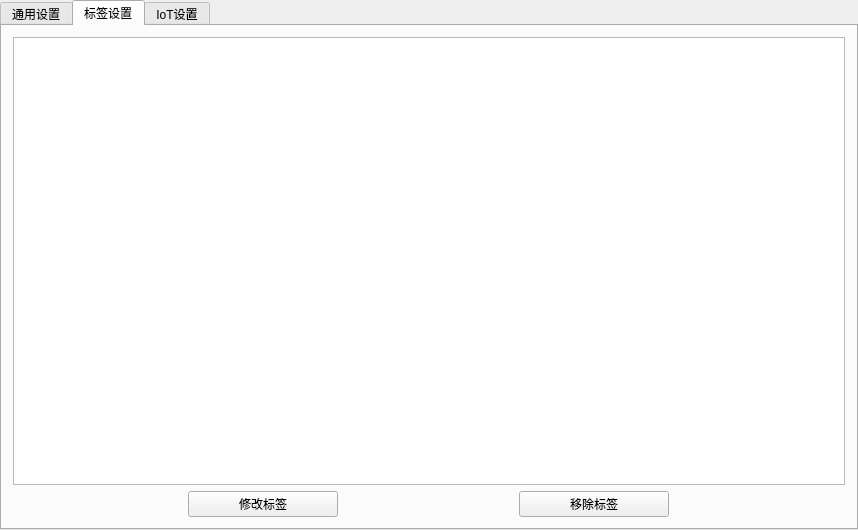
<?xml version="1.0" encoding="UTF-8"?>
<ui version="4.0">
 <class>iCfgPanel</class>
 <widget class="QTabWidget" name="iCfgPanel">
  <property name="geometry">
   <rect>
    <x>0</x>
    <y>0</y>
    <width>858</width>
    <height>530</height>
   </rect>
  </property>
  <property name="minimumSize">
   <size>
    <width>0</width>
    <height>0</height>
   </size>
  </property>
  <property name="windowTitle">
   <string>iCfgPanel</string>
  </property>
  <property name="currentIndex">
   <number>1</number>
  </property>
  <widget class="QWidget" name="tabGeneral">
   <attribute name="title">
    <string>通用设置</string>
   </attribute>
   <widget class="QGroupBox" name="groupBox">
    <property name="geometry">
     <rect>
      <x>10</x>
      <y>20</y>
      <width>501</width>
      <height>191</height>
     </rect>
    </property>
    <property name="title">
     <string>Rdm Settings</string>
    </property>
    <widget class="QLineEdit" name="leRdmNote">
     <property name="geometry">
      <rect>
       <x>200</x>
       <y>60</y>
       <width>171</width>
       <height>20</height>
      </rect>
     </property>
    </widget>
    <widget class="QLabel" name="label_2">
     <property name="geometry">
      <rect>
       <x>20</x>
       <y>60</y>
       <width>131</width>
       <height>16</height>
      </rect>
     </property>
     <property name="text">
      <string>Rdm Note:</string>
     </property>
    </widget>
    <widget class="QLabel" name="label">
     <property name="geometry">
      <rect>
       <x>20</x>
       <y>30</y>
       <width>131</width>
       <height>16</height>
      </rect>
     </property>
     <property name="text">
      <string>Rdm Name:</string>
     </property>
    </widget>
    <widget class="QLineEdit" name="leRdmName">
     <property name="geometry">
      <rect>
       <x>200</x>
       <y>30</y>
       <width>171</width>
       <height>20</height>
      </rect>
     </property>
    </widget>
    <widget class="QLineEdit" name="leComPort">
     <property name="geometry">
      <rect>
       <x>200</x>
       <y>90</y>
       <width>171</width>
       <height>20</height>
      </rect>
     </property>
    </widget>
    <widget class="QLabel" name="label_3">
     <property name="geometry">
      <rect>
       <x>20</x>
       <y>90</y>
       <width>131</width>
       <height>16</height>
      </rect>
     </property>
     <property name="text">
      <string>Com Port:</string>
     </property>
    </widget>
    <widget class="QLineEdit" name="leIPAddress">
     <property name="geometry">
      <rect>
       <x>200</x>
       <y>120</y>
       <width>171</width>
       <height>20</height>
      </rect>
     </property>
    </widget>
    <widget class="QLabel" name="label_15">
     <property name="geometry">
      <rect>
       <x>20</x>
       <y>120</y>
       <width>131</width>
       <height>16</height>
      </rect>
     </property>
     <property name="text">
      <string>IP Address:</string>
     </property>
    </widget>
   </widget>
   <widget class="QGroupBox" name="groupBox_3">
    <property name="geometry">
     <rect>
      <x>10</x>
      <y>220</y>
      <width>501</width>
      <height>211</height>
     </rect>
    </property>
    <property name="title">
     <string>Modbus Settings</string>
    </property>
    <widget class="QLabel" name="label_8">
     <property name="geometry">
      <rect>
       <x>20</x>
       <y>30</y>
       <width>101</width>
       <height>16</height>
      </rect>
     </property>
     <property name="text">
      <string>Type:</string>
     </property>
    </widget>
    <widget class="QComboBox" name="cbxMbType">
     <property name="geometry">
      <rect>
       <x>200</x>
       <y>30</y>
       <width>71</width>
       <height>22</height>
      </rect>
     </property>
     <item>
      <property name="text">
       <string>RTU</string>
      </property>
     </item>
     <item>
      <property name="text">
       <string>TCP</string>
      </property>
     </item>
    </widget>
    <widget class="QLabel" name="label_9">
     <property name="geometry">
      <rect>
       <x>310</x>
       <y>70</y>
       <width>71</width>
       <height>16</height>
      </rect>
     </property>
     <property name="text">
      <string>Com Port:</string>
     </property>
    </widget>
    <widget class="QLineEdit" name="leMbComPort">
     <property name="geometry">
      <rect>
       <x>390</x>
       <y>70</y>
       <width>71</width>
       <height>20</height>
      </rect>
     </property>
    </widget>
    <widget class="QLineEdit" name="leMbRtuAddr">
     <property name="geometry">
      <rect>
       <x>200</x>
       <y>70</y>
       <width>71</width>
       <height>20</height>
      </rect>
     </property>
    </widget>
    <widget class="QLabel" name="label_10">
     <property name="geometry">
      <rect>
       <x>20</x>
       <y>70</y>
       <width>121</width>
       <height>16</height>
      </rect>
     </property>
     <property name="text">
      <string>RTU Address:</string>
     </property>
    </widget>
    <widget class="QLabel" name="label_11">
     <property name="geometry">
      <rect>
       <x>20</x>
       <y>110</y>
       <width>111</width>
       <height>16</height>
      </rect>
     </property>
     <property name="text">
      <string>Baudrate:</string>
     </property>
    </widget>
    <widget class="QComboBox" name="cbxMbBaurate">
     <property name="geometry">
      <rect>
       <x>200</x>
       <y>110</y>
       <width>71</width>
       <height>22</height>
      </rect>
     </property>
     <item>
      <property name="text">
       <string>1200</string>
      </property>
     </item>
     <item>
      <property name="text">
       <string>2400</string>
      </property>
     </item>
     <item>
      <property name="text">
       <string>4800</string>
      </property>
     </item>
     <item>
      <property name="text">
       <string>9600</string>
      </property>
     </item>
     <item>
      <property name="text">
       <string>19200</string>
      </property>
     </item>
     <item>
      <property name="text">
       <string>38400</string>
      </property>
     </item>
     <item>
      <property name="text">
       <string>57600</string>
      </property>
     </item>
     <item>
      <property name="text">
       <string>115200</string>
      </property>
     </item>
    </widget>
    <widget class="QLineEdit" name="leMbTcpPort">
     <property name="geometry">
      <rect>
       <x>200</x>
       <y>150</y>
       <width>71</width>
       <height>20</height>
      </rect>
     </property>
    </widget>
    <widget class="QLabel" name="label_12">
     <property name="geometry">
      <rect>
       <x>20</x>
       <y>150</y>
       <width>131</width>
       <height>16</height>
      </rect>
     </property>
     <property name="text">
      <string>TCP Port:</string>
     </property>
    </widget>
    <widget class="QComboBox" name="cbxMbParity">
     <property name="geometry">
      <rect>
       <x>390</x>
       <y>110</y>
       <width>71</width>
       <height>22</height>
      </rect>
     </property>
     <item>
      <property name="text">
       <string>无校验</string>
      </property>
     </item>
     <item>
      <property name="text">
       <string>偶校验</string>
      </property>
     </item>
     <item>
      <property name="text">
       <string>奇校验</string>
      </property>
     </item>
    </widget>
    <widget class="QLabel" name="label_13">
     <property name="geometry">
      <rect>
       <x>310</x>
       <y>110</y>
       <width>61</width>
       <height>16</height>
      </rect>
     </property>
     <property name="text">
      <string>Parity：</string>
     </property>
    </widget>
   </widget>
  </widget>
  <widget class="QWidget" name="tabTags">
   <attribute name="title">
    <string>标签设置</string>
   </attribute>
   <layout class="QVBoxLayout" name="verticalLayout">
    <item>
     <widget class="QTableView" name="tableTags">
      <property name="selectionMode">
       <enum>QAbstractItemView::SingleSelection</enum>
      </property>
      <attribute name="horizontalHeaderVisible">
       <bool>false</bool>
      </attribute>
      <attribute name="verticalHeaderVisible">
       <bool>false</bool>
      </attribute>
     </widget>
    </item>
    <item>
     <layout class="QHBoxLayout" name="horizontalLayout">
      <item>
       <widget class="QPushButton" name="btnEditTag">
        <property name="maximumSize">
         <size>
          <width>150</width>
          <height>16777215</height>
         </size>
        </property>
        <property name="text">
         <string>修改标签</string>
        </property>
       </widget>
      </item>
      <item>
       <widget class="QPushButton" name="btnRemoveTag">
        <property name="minimumSize">
         <size>
          <width>0</width>
          <height>0</height>
         </size>
        </property>
        <property name="maximumSize">
         <size>
          <width>150</width>
          <height>16777215</height>
         </size>
        </property>
        <property name="text">
         <string>移除标签</string>
        </property>
       </widget>
      </item>
     </layout>
    </item>
   </layout>
  </widget>
  <widget class="QWidget" name="tabIot">
   <attribute name="title">
    <string>IoT设置</string>
   </attribute>
   <widget class="QGroupBox" name="groupBox_2">
    <property name="geometry">
     <rect>
      <x>30</x>
      <y>30</y>
      <width>511</width>
      <height>301</height>
     </rect>
    </property>
    <property name="title">
     <string>IoT</string>
    </property>
    <widget class="QLabel" name="label_4">
     <property name="geometry">
      <rect>
       <x>20</x>
       <y>40</y>
       <width>161</width>
       <height>16</height>
      </rect>
     </property>
     <property name="text">
      <string>Product Key:</string>
     </property>
    </widget>
    <widget class="QLineEdit" name="lePrdKey">
     <property name="geometry">
      <rect>
       <x>240</x>
       <y>40</y>
       <width>211</width>
       <height>20</height>
      </rect>
     </property>
    </widget>
    <widget class="QLineEdit" name="leDeviceName">
     <property name="geometry">
      <rect>
       <x>240</x>
       <y>80</y>
       <width>211</width>
       <height>20</height>
      </rect>
     </property>
    </widget>
    <widget class="QLabel" name="label_5">
     <property name="geometry">
      <rect>
       <x>20</x>
       <y>80</y>
       <width>161</width>
       <height>16</height>
      </rect>
     </property>
     <property name="text">
      <string>Device Name:</string>
     </property>
    </widget>
    <widget class="QLineEdit" name="leDeviceSecret">
     <property name="geometry">
      <rect>
       <x>240</x>
       <y>120</y>
       <width>211</width>
       <height>20</height>
      </rect>
     </property>
    </widget>
    <widget class="QLabel" name="label_6">
     <property name="geometry">
      <rect>
       <x>20</x>
       <y>120</y>
       <width>161</width>
       <height>16</height>
      </rect>
     </property>
     <property name="text">
      <string>Device Secret:</string>
     </property>
    </widget>
    <widget class="QLineEdit" name="leRegion">
     <property name="geometry">
      <rect>
       <x>240</x>
       <y>160</y>
       <width>211</width>
       <height>20</height>
      </rect>
     </property>
    </widget>
    <widget class="QLabel" name="label_7">
     <property name="geometry">
      <rect>
       <x>20</x>
       <y>160</y>
       <width>161</width>
       <height>16</height>
      </rect>
     </property>
     <property name="text">
      <string>Region Name:</string>
     </property>
    </widget>
   </widget>
  </widget>
 </widget>
 <layoutdefault spacing="6" margin="11"/>
 <resources/>
 <connections/>
</ui>
